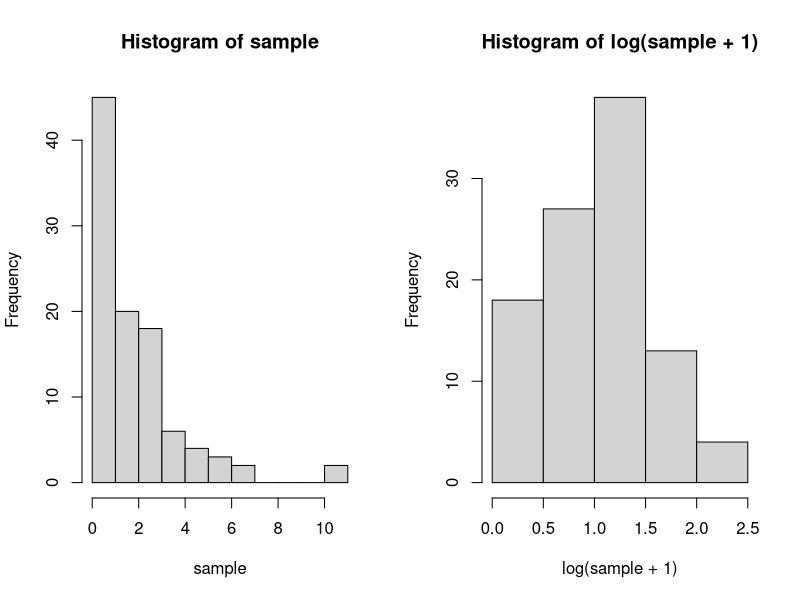

Generate this figure with R:
## ---- chunk 1
# Setting a seed for reproducibility
set.seed(99)

# Defining desired parameters of the distribution
n <- 100
dispersion <- 2
mu <- 2

# Taking a sample and storing it
sample <- rnbinom(n=n, size=dispersion, mu=mu)

# Plots
par(mfrow=c(1,2)) # setting plot display preferences
hist(sample)
hist(log(sample+1))


